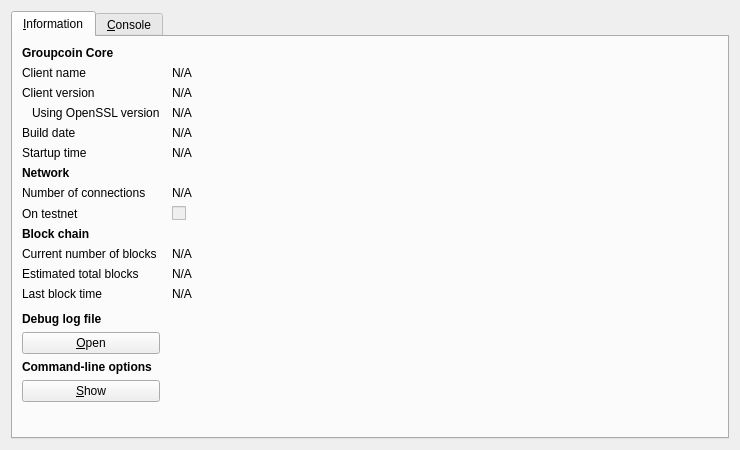
<?xml version="1.0" encoding="UTF-8"?>
<ui version="4.0">
 <class>RPCConsole</class>
 <widget class="QDialog" name="RPCConsole">
  <property name="geometry">
   <rect>
    <x>0</x>
    <y>0</y>
    <width>740</width>
    <height>450</height>
   </rect>
  </property>
  <property name="windowTitle">
   <string>Groupcoin - Debug window</string>
  </property>
  <layout class="QVBoxLayout" name="verticalLayout_2">
   <item>
    <widget class="QTabWidget" name="tabWidget">
     <property name="currentIndex">
      <number>0</number>
     </property>
     <widget class="QWidget" name="tab_info">
      <attribute name="title">
       <string>&amp;Information</string>
      </attribute>
      <layout class="QGridLayout" name="gridLayout" columnstretch="0,1">
       <property name="horizontalSpacing">
        <number>12</number>
       </property>
       <item row="0" column="0">
        <widget class="QLabel" name="label_9">
         <property name="font">
          <font>
           <weight>75</weight>
           <bold>true</bold>
          </font>
         </property>
         <property name="text">
          <string>Groupcoin Core</string>
         </property>
        </widget>
       </item>
       <item row="1" column="0">
        <widget class="QLabel" name="label_5">
         <property name="text">
          <string>Client name</string>
         </property>
        </widget>
       </item>
       <item row="1" column="1">
        <widget class="QLabel" name="clientName">
         <property name="cursor">
          <cursorShape>IBeamCursor</cursorShape>
         </property>
         <property name="text">
          <string>N/A</string>
         </property>
         <property name="textFormat">
          <enum>Qt::PlainText</enum>
         </property>
         <property name="textInteractionFlags">
          <set>Qt::LinksAccessibleByMouse|Qt::TextSelectableByKeyboard|Qt::TextSelectableByMouse</set>
         </property>
        </widget>
       </item>
       <item row="2" column="0">
        <widget class="QLabel" name="label_6">
         <property name="text">
          <string>Client version</string>
         </property>
        </widget>
       </item>
       <item row="2" column="1">
        <widget class="QLabel" name="clientVersion">
         <property name="cursor">
          <cursorShape>IBeamCursor</cursorShape>
         </property>
         <property name="text">
          <string>N/A</string>
         </property>
         <property name="textFormat">
          <enum>Qt::PlainText</enum>
         </property>
         <property name="textInteractionFlags">
          <set>Qt::LinksAccessibleByMouse|Qt::TextSelectableByKeyboard|Qt::TextSelectableByMouse</set>
         </property>
        </widget>
       </item>
       <item row="3" column="0">
        <widget class="QLabel" name="label_14">
         <property name="text">
          <string>Using OpenSSL version</string>
         </property>
         <property name="indent">
          <number>10</number>
         </property>
        </widget>
       </item>
       <item row="3" column="1">
        <widget class="QLabel" name="openSSLVersion">
         <property name="cursor">
          <cursorShape>IBeamCursor</cursorShape>
         </property>
         <property name="text">
          <string>N/A</string>
         </property>
         <property name="textFormat">
          <enum>Qt::PlainText</enum>
         </property>
         <property name="textInteractionFlags">
          <set>Qt::LinksAccessibleByMouse|Qt::TextSelectableByKeyboard|Qt::TextSelectableByMouse</set>
         </property>
        </widget>
       </item>
       <item row="4" column="0">
        <widget class="QLabel" name="label_12">
         <property name="text">
          <string>Build date</string>
         </property>
        </widget>
       </item>
       <item row="4" column="1">
        <widget class="QLabel" name="buildDate">
         <property name="cursor">
          <cursorShape>IBeamCursor</cursorShape>
         </property>
         <property name="text">
          <string>N/A</string>
         </property>
         <property name="textFormat">
          <enum>Qt::PlainText</enum>
         </property>
         <property name="textInteractionFlags">
          <set>Qt::LinksAccessibleByMouse|Qt::TextSelectableByKeyboard|Qt::TextSelectableByMouse</set>
         </property>
        </widget>
       </item>
       <item row="5" column="0">
        <widget class="QLabel" name="label_13">
         <property name="text">
          <string>Startup time</string>
         </property>
        </widget>
       </item>
       <item row="5" column="1">
        <widget class="QLabel" name="startupTime">
         <property name="cursor">
          <cursorShape>IBeamCursor</cursorShape>
         </property>
         <property name="text">
          <string>N/A</string>
         </property>
         <property name="textFormat">
          <enum>Qt::PlainText</enum>
         </property>
         <property name="textInteractionFlags">
          <set>Qt::LinksAccessibleByMouse|Qt::TextSelectableByKeyboard|Qt::TextSelectableByMouse</set>
         </property>
        </widget>
       </item>
       <item row="6" column="0">
        <widget class="QLabel" name="label_11">
         <property name="font">
          <font>
           <weight>75</weight>
           <bold>true</bold>
          </font>
         </property>
         <property name="text">
          <string>Network</string>
         </property>
        </widget>
       </item>
       <item row="7" column="0">
        <widget class="QLabel" name="label_7">
         <property name="text">
          <string>Number of connections</string>
         </property>
        </widget>
       </item>
       <item row="7" column="1">
        <widget class="QLabel" name="numberOfConnections">
         <property name="cursor">
          <cursorShape>IBeamCursor</cursorShape>
         </property>
         <property name="text">
          <string>N/A</string>
         </property>
         <property name="textFormat">
          <enum>Qt::PlainText</enum>
         </property>
         <property name="textInteractionFlags">
          <set>Qt::LinksAccessibleByMouse|Qt::TextSelectableByKeyboard|Qt::TextSelectableByMouse</set>
         </property>
        </widget>
       </item>
       <item row="8" column="0">
        <widget class="QLabel" name="label_8">
         <property name="text">
          <string>On testnet</string>
         </property>
        </widget>
       </item>
       <item row="8" column="1">
        <widget class="QCheckBox" name="isTestNet">
         <property name="enabled">
          <bool>false</bool>
         </property>
         <property name="text">
          <string/>
         </property>
        </widget>
       </item>
       <item row="9" column="0">
        <widget class="QLabel" name="label_10">
         <property name="font">
          <font>
           <weight>75</weight>
           <bold>true</bold>
          </font>
         </property>
         <property name="text">
          <string>Block chain</string>
         </property>
        </widget>
       </item>
       <item row="10" column="0">
        <widget class="QLabel" name="label_3">
         <property name="text">
          <string>Current number of blocks</string>
         </property>
        </widget>
       </item>
       <item row="10" column="1">
        <widget class="QLabel" name="numberOfBlocks">
         <property name="cursor">
          <cursorShape>IBeamCursor</cursorShape>
         </property>
         <property name="text">
          <string>N/A</string>
         </property>
         <property name="textFormat">
          <enum>Qt::PlainText</enum>
         </property>
         <property name="textInteractionFlags">
          <set>Qt::LinksAccessibleByMouse|Qt::TextSelectableByKeyboard|Qt::TextSelectableByMouse</set>
         </property>
        </widget>
       </item>
       <item row="11" column="0">
        <widget class="QLabel" name="label_4">
         <property name="text">
          <string>Estimated total blocks</string>
         </property>
        </widget>
       </item>
       <item row="11" column="1">
        <widget class="QLabel" name="totalBlocks">
         <property name="cursor">
          <cursorShape>IBeamCursor</cursorShape>
         </property>
         <property name="text">
          <string>N/A</string>
         </property>
         <property name="textFormat">
          <enum>Qt::PlainText</enum>
         </property>
         <property name="textInteractionFlags">
          <set>Qt::LinksAccessibleByMouse|Qt::TextSelectableByKeyboard|Qt::TextSelectableByMouse</set>
         </property>
        </widget>
       </item>
       <item row="12" column="0">
        <widget class="QLabel" name="label_2">
         <property name="text">
          <string>Last block time</string>
         </property>
        </widget>
       </item>
       <item row="12" column="1">
        <widget class="QLabel" name="lastBlockTime">
         <property name="cursor">
          <cursorShape>IBeamCursor</cursorShape>
         </property>
         <property name="text">
          <string>N/A</string>
         </property>
         <property name="textFormat">
          <enum>Qt::PlainText</enum>
         </property>
         <property name="textInteractionFlags">
          <set>Qt::LinksAccessibleByMouse|Qt::TextSelectableByKeyboard|Qt::TextSelectableByMouse</set>
         </property>
        </widget>
       </item>
       <item row="13" column="0">
        <spacer name="verticalSpacer_2">
         <property name="orientation">
          <enum>Qt::Vertical</enum>
         </property>
         <property name="sizeHint" stdset="0">
          <size>
           <width>20</width>
           <height>20</height>
          </size>
         </property>
        </spacer>
       </item>
       <item row="14" column="0">
        <widget class="QLabel" name="labelDebugLogfile">
         <property name="font">
          <font>
           <weight>75</weight>
           <bold>true</bold>
          </font>
         </property>
         <property name="text">
          <string>Debug log file</string>
         </property>
        </widget>
       </item>
       <item row="15" column="0">
        <widget class="QPushButton" name="openDebugLogfileButton">
         <property name="toolTip">
          <string>Open the Groupcoin debug log file from the current data directory. This can take a few seconds for large log files.</string>
         </property>
         <property name="text">
          <string>&amp;Open</string>
         </property>
         <property name="autoDefault">
          <bool>false</bool>
         </property>
        </widget>
       </item>
       <item row="16" column="0">
        <widget class="QLabel" name="labelCLOptions">
         <property name="font">
          <font>
           <weight>75</weight>
           <bold>true</bold>
          </font>
         </property>
         <property name="text">
          <string>Command-line options</string>
         </property>
        </widget>
       </item>
       <item row="17" column="0">
        <widget class="QPushButton" name="showCLOptionsButton">
         <property name="toolTip">
          <string>Show the Groupcoin-Qt help message to get a list with possible Groupcoin command-line options.</string>
         </property>
         <property name="text">
          <string>&amp;Show</string>
         </property>
         <property name="autoDefault">
          <bool>false</bool>
         </property>
        </widget>
       </item>
       <item row="18" column="0">
        <spacer name="verticalSpacer">
         <property name="orientation">
          <enum>Qt::Vertical</enum>
         </property>
         <property name="sizeHint" stdset="0">
          <size>
           <width>20</width>
           <height>40</height>
          </size>
         </property>
        </spacer>
       </item>
      </layout>
     </widget>
     <widget class="QWidget" name="tab_console">
      <attribute name="title">
       <string>&amp;Console</string>
      </attribute>
      <layout class="QVBoxLayout" name="verticalLayout_3">
       <property name="spacing">
        <number>3</number>
       </property>
       <item>
        <widget class="QTextEdit" name="messagesWidget">
         <property name="minimumSize">
          <size>
           <width>0</width>
           <height>100</height>
          </size>
         </property>
         <property name="readOnly">
          <bool>true</bool>
         </property>
         <property name="tabKeyNavigation" stdset="0">
          <bool>false</bool>
         </property>
         <property name="columnCount" stdset="0">
          <number>2</number>
         </property>
        </widget>
       </item>
       <item>
        <layout class="QHBoxLayout" name="horizontalLayout">
         <property name="spacing">
          <number>3</number>
         </property>
         <item>
          <widget class="QLabel" name="label">
           <property name="text">
            <string notr="true">&gt;</string>
           </property>
          </widget>
         </item>
         <item>
          <widget class="QLineEdit" name="lineEdit"/>
         </item>
         <item>
          <widget class="QPushButton" name="clearButton">
           <property name="maximumSize">
            <size>
             <width>24</width>
             <height>24</height>
            </size>
           </property>
           <property name="toolTip">
            <string>Clear console</string>
           </property>
           <property name="text">
            <string/>
           </property>
           <property name="icon">
            <iconset resource="../bitcoin.qrc">
             <normaloff>:/icons/remove</normaloff>:/icons/remove</iconset>
           </property>
           <property name="shortcut">
            <string notr="true">Ctrl+L</string>
           </property>
           <property name="autoDefault">
            <bool>false</bool>
           </property>
          </widget>
         </item>
        </layout>
       </item>
      </layout>
     </widget>
    </widget>
   </item>
  </layout>
 </widget>
 <resources>
  <include location="../bitcoin.qrc"/>
 </resources>
 <connections/>
</ui>
